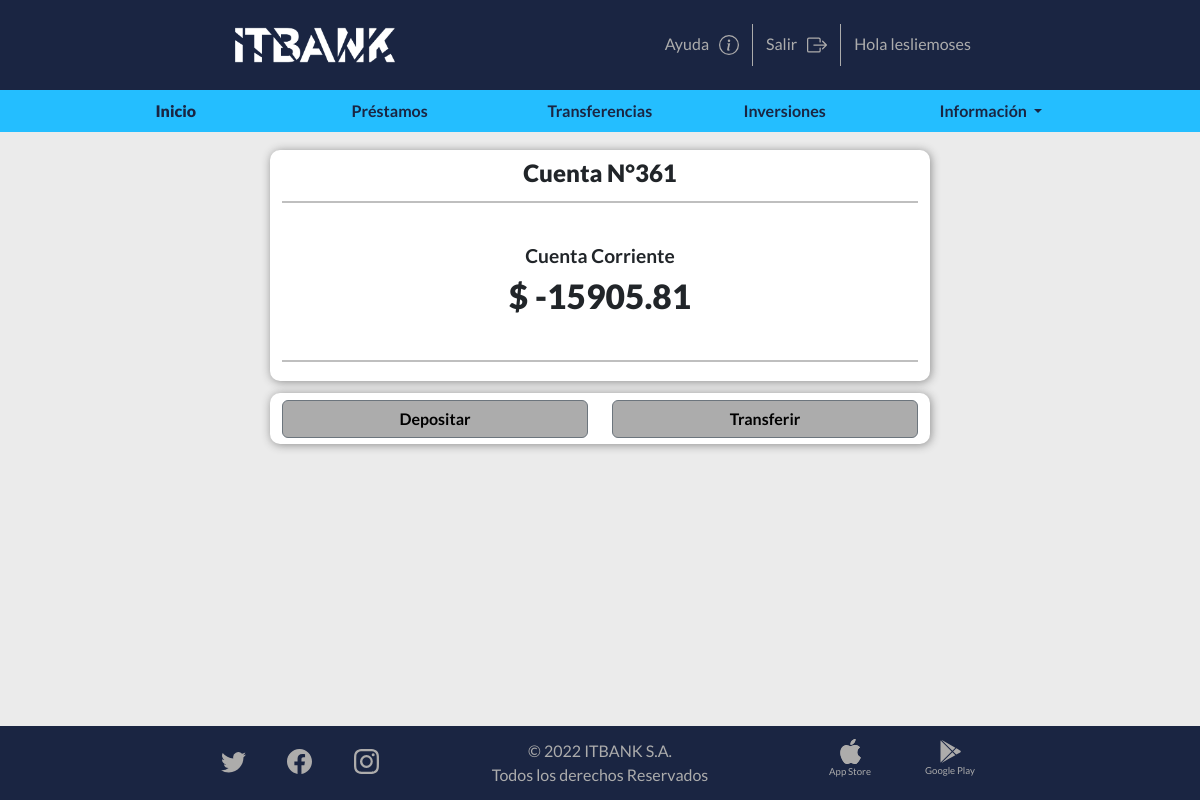
Screenshot of /homebanking/ (signed in) with the database file from the repository.
### Cuentas/models.py (models this page shows)
class Cuenta(models.Model):
    account_id = models.AutoField(primary_key=True)
    customer_id = models.IntegerField()
    balance = models.IntegerField()
    iban = models.TextField()
    account_type = models.ForeignKey(TipoCuenta, models.DO_NOTHING)
    type = models.TextField()
    class Meta:
        db_table = 'cuenta'

### Cuentas/views.py (the view)
# urls.py: path('',  views.hub, name = 'hub'),
@login_required
def hub (request):
    datacliente = Cliente.objects.get(user_id = request.user.id)
    try:
        datacuenta = Cuenta.objects.filter(customer_id = datacliente.customer_id)
    except:
        datacuenta = None
    return render (request, 'Cuentas/template/Cuentas/hub.html', context={'datacliente':datacliente, 'datacuenta':datacuenta })

### Cuentas/template/Cuentas/hub.html (shortened to what this page needs)
{% extends "Cuentas/template/Cuentas/base.html" %}
{% load static %}
{% load mathfilters %}
        {% block extrahead %}
        <link type="text/css" href="{% static 'css/hub.css' %}" rel="stylesheet">
        {% endblock %}
        {% block content %}
        <nav class="navbar-dark navbar-expand-md">
          <div class="container-fluid">
            <div class="row head2 nav2">
              <div class="offcanvas offcanvas-end" tabindex="-1" id="offcanvasNavbar" aria-labelledby="offcanvasNavbarLabel">
                <div class="offcanvas-body">
                  <div class="col-1"></div>
                  <div class="col-2 cent1"><a class="nav-link active1 ng" href="{% url 'hub' %}"> Inicio </a></div>
                  <div class="col-2 cent1"><a class="nav-link ng" href="{% url 'prestamos' %}"> Préstamos </a></div>
                  <div class="col-2 cent1"><a class="nav-link ng" href="{% url 'transf' %}"> Transferencias </a></div>
                  <div class="col-2 cent1"><a class="nav-link ng" href="{% url 'inv' %}"> Inversiones </a></div>
                  <div class="col-2 cent1"><a class="nav-link dropdown-toggle ng" role="button" data-bs-toggle="dropdown" aria-expanded="false"> Información </a>
                  </div>
                <div class="col-1 cent1"></div>
              </div>
            </div>
          </div>
        </nav>
      </div>
      <div class="container-fluid contenido">
        <div class="row gap-3 xd">
          {% for c in datacuenta %}
          <div class="col-lg fondo1 cent">
            <div class="row">
              <div class="col espacio1"> &nbsp</div>
            </div>
            Cuenta N°{{c.account_id}}
            <div class="row">
              <div class="col espacio1"> &nbsp</div>
            </div>
            <hr class="hr2">
            <div class="container-fluid datacuenta">
              <div class="row">
                <div class="col txtcuenta">
                  {{c.type}}
                </div>
              </div>
              <div class="row">
                <div class="col numcuenta">
                  $ {{c.balance|div:100}}
                </div>
              </div>
            </div>
            <hr class="hr2">
          </div>
          {% endfor %}
        </div>
      </div>
      {% if datacuenta %}
      <div class="container-fluid contenido mtop">
        <div class="row gap-3 xd">
          <div class="col-lg fondo1 cent depositbox">
            <div class="row">
              <div class="col">
                <a href="{% url 'transf' %}"><button type="button" class="btn btn-secondary boton boton3">Depositar</button></a>
              </div>
              <div class="col">
                <a href="{% url 'transf' %}"><button type="button" class="btn btn-secondary boton boton3">Transferir</button></a>
              </div>
            </div>
          </div>
        </div>
      </div>
      {% endif %}
      {% endblock %}

### Cuentas/template/Cuentas/base.html (shortened to what this page needs)
{% load static %}
<html>
    <head>
        <link href="https://cdn.jsdelivr.net/npm/bootstrap@5.2.0-beta1/dist/css/bootstrap.min.css" rel="stylesheet">
        <link rel="stylesheet" href="https://cdn.jsdelivr.net/npm/bootstrap-icons@1.8.2/font/bootstrap-icons.css">
        <link type="text/css" href="{% static 'css/base.css' %}" rel="stylesheet">
        <link type="text/css" href="{% static 'css/hub.css' %}" rel="stylesheet">
        {% block extrahead %} {% endblock %}
    </head>
    <body>
        <div class="sticky-top">
            <nav class="navbar navbar-dark navbar-expand-sm head">
              <div class="container-fluid">
                <a class="navbar-brand barra" href="{% url 'hub' %}">
                  <img src="{% static 'images/logo itbank blanco.png' %}" alt="Logo itbank" class="d-inline-block align-text-top logo">
                </a>
                <div class="collapse navbar-collapse salir" id="navbarSupportedContent">
                  <ul class="navbar-nav margen">
                    <li class="nav-item margen1">
                      <a class="nav-link bl margen2" href="#">Ayuda<img src="{% static 'images/info.svg' %}" class="ic2"></a>
                    </li>
                    {%if user.is_authenticated%}
                    <li class="nav-item fot margen1">
                      <a class="nav-link bl margen2" href="{% url 'logout' %}">Salir<img src="{% static 'images/box-arrow-right.svg' %}" class="ic2"></a>
                    </li>
                    <li class="nav-item fot margen1">
                      <a class="nav-link bl margen2" href="#">Hola {{user.username}}</a>
                    </li>
                    {%endif%}
                  </ul>
                </div>
              </div>
            </nav>
        {% block content %}
        {% endblock %}
        <div class="container-fluid fixed-bottom letrachica">
            <div class="row nav3 footer ft">
              <div class="col-2 arreglofooter"></div>
              <div class="col-2 arreglofooter">
                <div class="row">
                  <div class="col-4 cent arreglofooter">
                    <a class="nav-link margen2 ic3" href="https://twitter.com/home" target="_blank"><img src= "{% static 'images/twitter.svg' %}" alt="twitter" class="ic"></a>
                  </div>
                  <div class="col-4 cent arreglofooter">
                    <a class="nav-link margen2 ic3" href="https://www.facebook.com/" target="_blank"><img src= "{% static 'images/facebook.svg' %}" alt="facebook" class="ic"></a>
                  </div>
                  <div class="col-4 cent arreglofooter">
                    <a class="nav-link margen2 ic3" href="https://www.instagram.com/" target="_blank"><img src= "{% static 'images/instagram.svg' %}" alt="instagram" class="ic"></a>
                  </div>
                </div>
              </div>
              <div class="col-4 arreglofooter letrachica2">
                <p class="cent arreglofooter">© 2022 ITBANK S.A. <br>Todos los derechos Reservados</p>
              </div>
              <div class="col-2 arreglofooter">
                <div class="row">
                  <div class="col-6 cent arreglofooter letrachica1">
                    <a class="nav-link bl margen2 ic3" href="https://www.apple.com/app-store/" target="_blank"><img src= "{% static 'images/apple.svg' %}" alt="App store" class="ic4 ic5"><p class="ic3">App Store</p></a>
                  </div>
                  <div class="col-6 cent arreglofooter letrachica1">
                    <a class="nav-link bl margen2 ic3" href="https://play.google.com/store?hl=es" target="_blank"><img src= "{% static 'images/google-play.svg' %}" alt="google Play" class="ic4"><p class="ic3">Google Play</p></a>
                  </div>
              </div>
            </div>
          </div>
    </body>
</html>

### homebanking/static/css/base.css (style rules this page uses)
body { background-color: rgb(235, 235, 235); margin-bottom: 13.5%; }
.logo { max-width: 160px; }
.margen { margin-right: 25%; font-family: 'Lato', sans-serif; font-weight: 400; }
.head { background-color: #1A2542; }
.salir { justify-content: right; }
.bl { color: rgb(172, 172, 172); }
.fot { border-left: 1px solid rgb(172, 172, 172); padding-left: 5px; }
.barra { width: 8.5%; margin-left: 19%; }
.nav2 { font-family: 'Lato', sans-serif; font-weight: 700; }
.head2 { background-color: #24beff; margin-bottom: 1%; padding: 9px 0; }
.ng { color: #1A2542; margin: 0px; width: 105px; }
.active1 { font-weight: bolder; }
.footer { background-color: #1A2542; padding: 1.1% 0; }
.ft { color: rgb(172, 172, 172); }
.nav3 { font-family: 'Lato', sans-serif; font-weight: 400; }
.contenido { width: 55%; }
.ic { width: 25px; height: auto; filter: invert(84%) sepia(12%) saturate(22%) hue-rotate(324deg) brightness(81%) contrast(88%); padding-top: 10px; }
.ic2 { width: 20px; height: auto; filter: invert(84%) sepia(12%) saturate(22%) hue-rotate(324deg) brightness(81%) contrast(88%); margin: 0px 5px 3px 10px; padding: 0; }
.ic3 { padding: 0px; margin: 0; }
.ic4 { width: 25px; height: auto; filter: invert(84%) sepia(12%) saturate(22%) hue-rotate(324deg) brightness(81%) contrast(88%); }
.ic5 { padding-bottom: 1.6%; }
.cent { justify-content: center; text-align: center; margin: 0 auto; }
.cent1 { display: flex; justify-content: center; }

### homebanking/static/css/hub.css (style rules this page uses)
body { background-color: rgb(235, 235, 235); margin-bottom: 13.5%; }
.logo { max-width: 160px; }
.margen { margin-right: 25%; font-family: 'Lato', sans-serif; font-weight: 400; }
.head { background-color: #1A2542; }
.salir { justify-content: right; }
.bl { color: rgb(172, 172, 172); }
.fot { border-left: 1px solid rgb(172, 172, 172); padding-left: 5px; }
.barra { width: 8.5%; margin-left: 19%; }
.nav2 { font-family: 'Lato', sans-serif; font-weight: 700; }
.head2 { background-color: #24beff; margin-bottom: 1%; padding: 9px 0; }
.ng { color: #1A2542; margin: 0px; width: 105px; }
.active1 { font-weight: bolder; }
.footer { background-color: #1A2542; padding: 1.1% 0; }
.ft { color: rgb(172, 172, 172); }
.nav3 { font-family: 'Lato', sans-serif; font-weight: 400; }
.contenido { width: 55%; }
.ic { width: 25px; height: auto; filter: invert(84%) sepia(12%) saturate(22%) hue-rotate(324deg) brightness(81%) contrast(88%); padding-top: 10px; }
.ic2 { width: 20px; height: auto; filter: invert(84%) sepia(12%) saturate(22%) hue-rotate(324deg) brightness(81%) contrast(88%); margin: 0px 5px 3px 10px; padding: 0; }
.ic3 { padding: 0px; margin: 0; }
.ic4 { width: 25px; height: auto; filter: invert(84%) sepia(12%) saturate(22%) hue-rotate(324deg) brightness(81%) contrast(88%); }
.ic5 { padding-bottom: 1.6%; }
.cent { justify-content: center; text-align: center; margin: 0 auto; }
.cent1 { display: flex; justify-content: center; }
.fondo1 { background-color:white; text-align: center; font-family: 'Lato', sans-serif; font-weight: 900; border-radius: 10px; font-size: 150%; box-shadow: 1px 1px 10px #8c8c8c; }
.mtop { margin-top: 0.7%; }
.depositbox { padding-top: 1%; padding-bottom: 1%; }
hr { margin: 5px 0px; height: 2px; border: none; background-color: black; }
.hr2 { margin: 5px 0px 3% 0px; }
.xd { row-gap: 5px; }
.txtcuenta { font-size: 100%; font-weight: 700; }
.boton { width: 100%; }
.datacuenta { margin: 6.1% auto; }
.numcuenta { font-size: 250%; font-weight: 900; }
.espacio1 { font-size: 15%; margin: 0 auto; }
.btn-secondary { background-color: rgb(172, 172, 172); color: black; font-weight: 700; font-family: 'Lato', sans-serif; }
@media only screen and (min-width: 100px) and (max-width: 1750px) { .numcuenta { font-size: 200%; } }
@media only screen and (min-width: 100px) and (max-width: 1450px) { .numcuenta { font-size: 180%; } }
@media only screen and (min-width: 100px) and (max-width: 1290px) { .letrachica1 { font-size: 60%; } }
@media only screen and (min-width: 100px) and (max-width: 1200px) { .numcuenta { font-size: 140%; } }
@media only screen and (min-width: 100px) and (max-width: 1200px) { .txtcuenta { font-size: 80%; } }
@media only screen and (min-width: 100px) and (max-width: 1200px) { .mtop { margin-top: 1%; } }
@media only screen and (min-width: 100px) and (max-width: 1200px) { .head2 { margin-bottom: 1.5%; } }

### rows the page displays
Cuenta: account_id "361", type "Cuenta Corriente", balance|div "-15905.81"

### other values shown
{{ user.username }} "lesliemoses"
